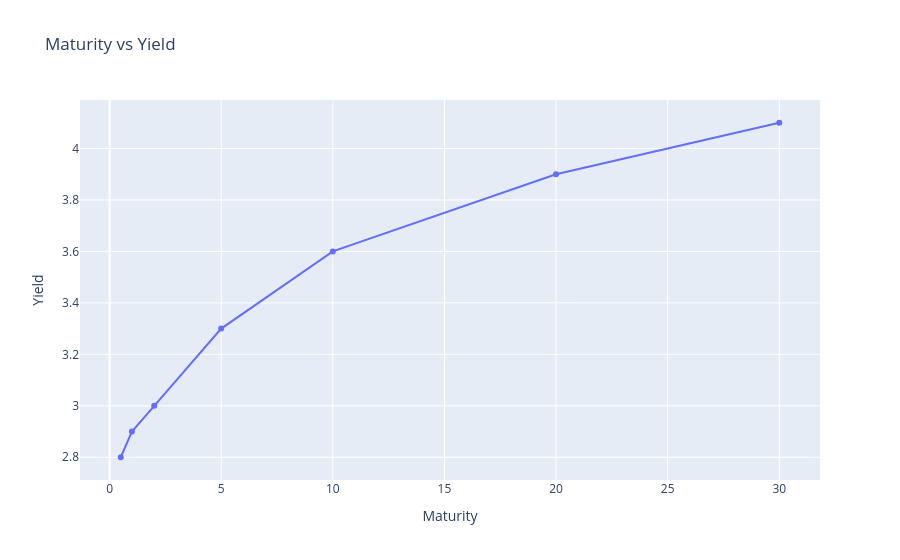

The notebook cell this image was saved under:
### Code cell
"""
Government Yield Curve Construction
Interpolation and Curve Analysis
"""

import pandas as pd
import numpy as np
from scipy.interpolate import CubicSpline


# Government bond yields
curve = pd.DataFrame({
    "Maturity":[0.5,1,2,5,10,20,30],
    "Yield":[2.80,2.90,3.00,3.30,3.60,3.90,4.10]})


# Cubic spline interpolation
spline = CubicSpline(curve["Maturity"],curve["Yield"])

missing_maturities = np.arange(0.5,30,0.5)

interpolated_curve = pd.DataFrame({
    "Maturity":missing_maturities,
    "Yield":spline(missing_maturities)})

print(interpolated_curve.head(10))


# Curve indicators
two_year = spline(2)
ten_year = spline(10)
thirty_year = spline(30)


print("\nYield Curve Statistics")
print("10Y-2Y Spread:",round(ten_year-two_year,3),"%")
print("30Y-10Y Spread:",round(thirty_year-ten_year,3),"%")

"""
if you want the curve to be printed in a csv file

interpolated_curve.to_csv("yield_curve.csv",index=False )
"""

# Create the graph
import plotly.express as px
fig = px.line(
    curve, 
    x='Maturity', 
    y='Yield', 
    title='Maturity vs Yield',
    markers=True)  # This adds dots to the data points)
fig.show()

### Figure 1 — Plotly figure (JSON) as saved in the notebook; plotly's stock layout.template omitted (floating-point values rounded to 4 significant figures)
{"data": [{"hovertemplate": "Maturity=%{x}<br>Yield=%{y}<extra></extra>", "legendgroup": "", "line": {"color": "#636efa", "dash": "solid"}, "marker": {"symbol": "circle"}, "mode": "lines+markers", "name": "", "orientation": "v", "showlegend": false, "type": "scatter", "x": [0.5, 1.0, 2.0, 5.0, 10.0, 20.0, 30.0], "xaxis": "x", "y": [2.8, 2.9, 3.0, 3.3, 3.6, 3.9, 4.1], "yaxis": "y"}], "layout": {"legend": {"tracegroupgap": 0}, "title": {"text": "Maturity vs Yield"}, "xaxis": {"anchor": "y", "domain": [0, 1], "title": {"text": "Maturity"}}, "yaxis": {"anchor": "x", "domain": [0, 1], "title": {"text": "Yield"}}}}
